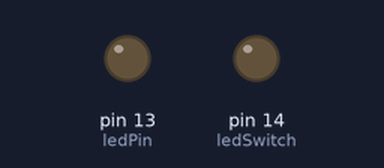
This sketch was run on a simulated Arduino Uno, built with avr-gcc and run on an emulated ATmega328P. On the bench: output pins drawn as LEDs (lit = HIGH).

Above: at 2.5 s.
At 7.5 s:
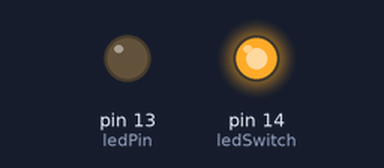
Timing chart, 0 to 13.0 s (numbered marks = the images above):
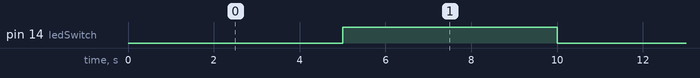

The sketch:

blinkingLEDswitch.ino
```cpp
const int ledPin = 13;
const int ledSwitch = 14;

const long myDelay = 5000;
long previousMillis = 0;
int switchState = LOW;


void setup() {
  // put your setup code here, to run once:
  pinMode(ledPin, OUTPUT);
  pinMode(ledSwitch, OUTPUT);
}

void loop() {
  // put your main code here, to run repeatedly:

  unsigned long currentMillis = millis();


  if((currentMillis - previousMillis) > myDelay)
  {

    if (switchState == LOW)
    {
      Serial.println(currentMillis);
      switchState = HIGH;
      Serial.println("HIGH!");

    }
    else
    {
      Serial.println(currentMillis);
      switchState = LOW;
      Serial.println("LOW!");
    }
    previousMillis = currentMillis;
    digitalWrite(ledSwitch, switchState);
  }

}
```

Measured:
- by itself, pin 14 (ledSwitch): alternates HIGH for 5.0 s and LOW for 5.0 s
